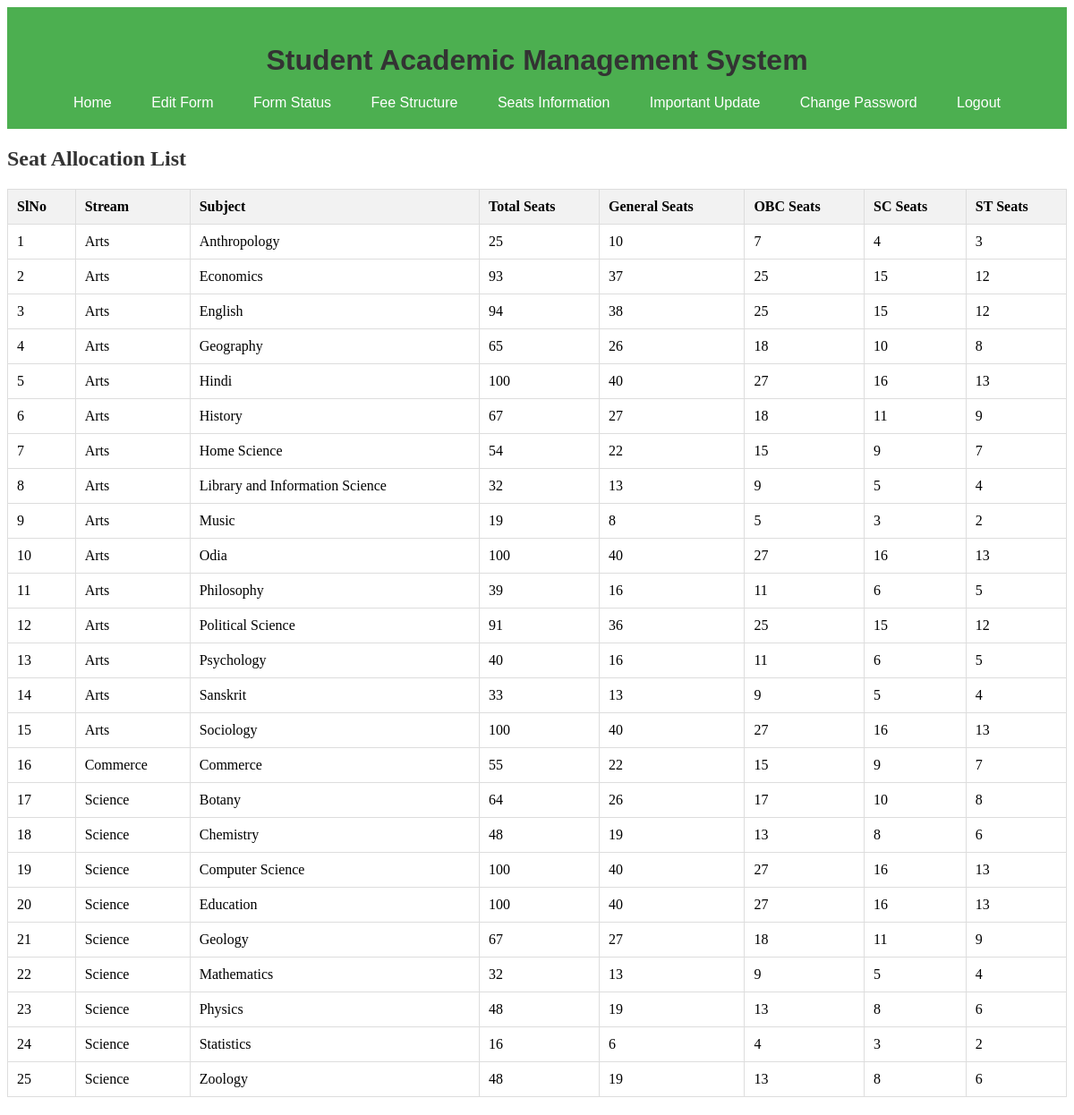
The app's page /student/seats.php (signed in) with its own data.
### tables this page shows
CREATE TABLE `seats` (
  `id` int(11) NOT NULL,
  `stream_id` int(11) NOT NULL,
  `subject_id` int(11) NOT NULL,
  `total_seats` int(11) NOT NULL,
  `general_seats` int(11) NOT NULL,
  `obc_seats` int(11) NOT NULL,
  `sc_seats` int(11) NOT NULL,
  `st_seats` int(11) NOT NULL,
  `created_at` timestamp NOT NULL DEFAULT current_timestamp(),
  `updated_at` timestamp NOT NULL DEFAULT current_timestamp() ON UPDATE current_timestamp()
);

CREATE TABLE `streams` (
  `id` int(11) NOT NULL,
  `stream_name` varchar(255) NOT NULL,
  `created_at` timestamp NOT NULL DEFAULT current_timestamp(),
  `updated_at` timestamp NOT NULL DEFAULT current_timestamp() ON UPDATE current_timestamp()
);

CREATE TABLE `subjects` (
  `id` int(11) NOT NULL,
  `subject_name` varchar(255) NOT NULL,
  `stream_id` int(11) NOT NULL,
  `created_at` timestamp NOT NULL DEFAULT current_timestamp(),
  `updated_at` timestamp NOT NULL DEFAULT current_timestamp() ON UPDATE current_timestamp()
);

### student/seats.php (the view, shortened to what this page needs)
<?php
include '../db/db_connect.php';
include 'header.php';
$sql = "
    SELECT se.id AS seat_id,
           s.stream_name,
           sub.subject_name,
           se.total_seats,
           se.general_seats,
           se.obc_seats,
           se.sc_seats,
           se.st_seats
    FROM seats se
    JOIN streams s ON se.stream_id = s.id
    JOIN subjects sub ON se.subject_id = sub.id
    ORDER BY s.stream_name, sub.subject_name
";
$result = $conn->query($sql);
if ($result->num_rows > 0) {
    echo "<h2>Seat Allocation List</h2>";
    echo "<table border='1'>";
    echo "<tr>
            <th>SlNo</th>
            <th>Stream</th>
            <th>Subject</th>
            <th>Total Seats</th>
            <th>General Seats</th>
            <th>OBC Seats</th>
            <th>SC Seats</th>
            <th>ST Seats</th>
          </tr>";
    $slNo = 1;
    while ($row = $result->fetch_assoc()) {
        echo "<tr>";
        echo "<td>" . $slNo++ . "</td>";
        echo "<td>" . htmlspecialchars($row['stream_name']) . "</td>";
        echo "<td>" . htmlspecialchars($row['subject_name']) . "</td>";
        echo "<td>" . htmlspecialchars($row['total_seats']) . "</td>";
        echo "<td>" . htmlspecialchars($row['general_seats']) . "</td>";
        echo "<td>" . htmlspecialchars($row['obc_seats']) . "</td>";
        echo "<td>" . htmlspecialchars($row['sc_seats']) . "</td>";
        echo "<td>" . htmlspecialchars($row['st_seats']) . "</td>";
        echo "</tr>";
    }
    echo "</table>";
} else {
    echo "No seat allocation found.";
}
?>

### student/css/dashboard.css (style rules this page uses)
h1, h2 { margin-bottom: 20px; color: #333; }
table { width: 100%; border-collapse: collapse; margin-bottom: 20px; }
table, th, td { border: 1px solid #ddd; }
th, td { padding: 10px; text-align: left; }
th { background-color: #f2f2f2; font-weight: bold; }

### records on screen
seats: stream.stream_name "Arts", subject.subject_name "Anthropology", total_seats "25", general_seats "10", obc_seats "7", sc_seats "4", st_seats "3"
seats: stream.stream_name "Arts", subject.subject_name "Economics", total_seats "93", general_seats "37", obc_seats "25", sc_seats "15", st_seats "12"
seats: stream.stream_name "Arts", subject.subject_name "English", total_seats "94", general_seats "38", obc_seats "25", sc_seats "15", st_seats "12"
seats: stream.stream_name "Arts", subject.subject_name "Geography", total_seats "65", general_seats "26", obc_seats "18", sc_seats "10", st_seats "8"
seats: stream.stream_name "Arts", subject.subject_name "Hindi", total_seats "100", general_seats "40", obc_seats "27", sc_seats "16", st_seats "13"
seats: stream.stream_name "Arts", subject.subject_name "History", total_seats "67", general_seats "27", obc_seats "18", sc_seats "11", st_seats "9"
seats: stream.stream_name "Arts", subject.subject_name "Home Science", total_seats "54", general_seats "22", obc_seats "15", sc_seats "9", st_seats "7"
seats: stream.stream_name "Arts", subject.subject_name "Library and Information Science", total_seats "32", general_seats "13", obc_seats "9", sc_seats "5", st_seats "4"
seats: stream.stream_name "Arts", subject.subject_name "Music", total_seats "19", general_seats "8", obc_seats "5", sc_seats "3", st_seats "2"
seats: stream.stream_name "Arts", subject.subject_name "Odia", total_seats "100", general_seats "40", obc_seats "27", sc_seats "16", st_seats "13"
seats: stream.stream_name "Arts", subject.subject_name "Philosophy", total_seats "39", general_seats "16", obc_seats "11", sc_seats "6", st_seats "5"
seats: stream.stream_name "Arts", subject.subject_name "Political Science", total_seats "91", general_seats "36", obc_seats "25", sc_seats "15", st_seats "12"
seats: stream.stream_name "Arts", subject.subject_name "Psychology", total_seats "40", general_seats "16", obc_seats "11", sc_seats "6", st_seats "5"
seats: stream.stream_name "Arts", subject.subject_name "Sanskrit", total_seats "33", general_seats "13", obc_seats "9", sc_seats "5", st_seats "4"
seats: stream.stream_name "Arts", subject.subject_name "Sociology", total_seats "100", general_seats "40", obc_seats "27", sc_seats "16", st_seats "13"
seats: stream.stream_name "Commerce", subject.subject_name "Commerce", total_seats "55", general_seats "22", obc_seats "15", sc_seats "9", st_seats "7"
seats: stream.stream_name "Science", subject.subject_name "Botany", total_seats "64", general_seats "26", obc_seats "17", sc_seats "10", st_seats "8"
seats: stream.stream_name "Science", subject.subject_name "Chemistry", total_seats "48", general_seats "19", obc_seats "13", sc_seats "8", st_seats "6"
seats: stream.stream_name "Science", subject.subject_name "Computer Science", total_seats "100", general_seats "40", obc_seats "27", sc_seats "16", st_seats "13"
seats: stream.stream_name "Science", subject.subject_name "Education", total_seats "100", general_seats "40", obc_seats "27", sc_seats "16", st_seats "13"
seats: stream.stream_name "Science", subject.subject_name "Geology", total_seats "67", general_seats "27", obc_seats "18", sc_seats "11", st_seats "9"
seats: stream.stream_name "Science", subject.subject_name "Mathematics", total_seats "32", general_seats "13", obc_seats "9", sc_seats "5", st_seats "4"
seats: stream.stream_name "Science", subject.subject_name "Physics", total_seats "48", general_seats "19", obc_seats "13", sc_seats "8", st_seats "6"
seats: stream.stream_name "Science", subject.subject_name "Statistics", total_seats "16", general_seats "6", obc_seats "4", sc_seats "3", st_seats "2"
seats: stream.stream_name "Science", subject.subject_name "Zoology", total_seats "48", general_seats "19", obc_seats "13", sc_seats "8", st_seats "6"
